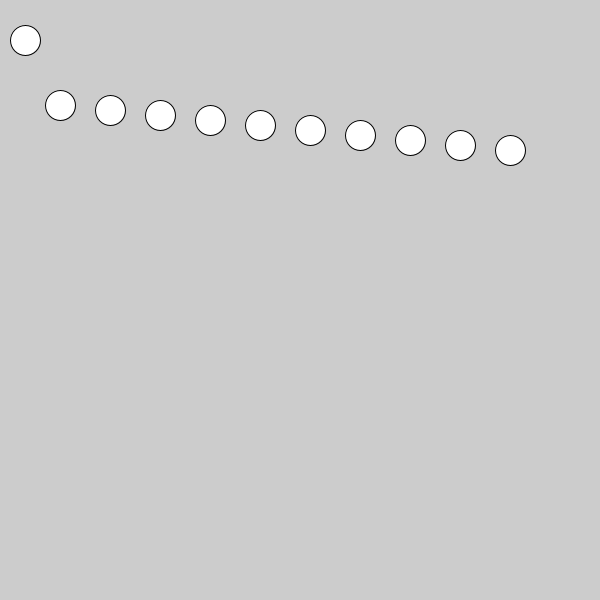
Frame 1 (no input)
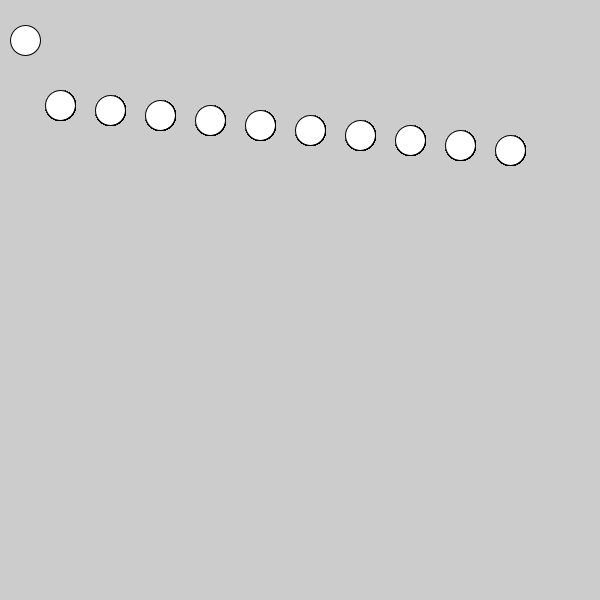
Frame 60 (the mouse pressed at the canvas centre just before this capture)
Frame 120 (the mouse held since frame 60 and released just before this capture): identical to frame 60, image omitted

The Processing sketch that drew these frames (run headless with seeded random() and noise(); from frame 60 on, the mouse is pressed at the canvas centre):

// Processing sketch: TaskFour
// ── TaskFour.pde
Circle[] circles;

void setup() {
  size(600, 600);
  circles = new Circle[10];

  for (int i = 1; i <= 10; i++) {
    circles[i-1] = new Circle(50*i, 5*i);
  }

  Circle testCircle = new Circle(25, 40);
  testCircle.display();
}

void draw() {
  for (Circle c : circles) {
    c.move(10, 100);
  }
}

// ── Circle.pde
class Circle {
  int xposition;
  int yposition;

  Circle(int conXPosition, int conYPosition) {
    xposition = conXPosition;
    yposition = conYPosition;
  }

  void display() {
    ellipse(xposition, yposition, 30, 30);
  }

  void move(int xPosAdd, int yPosAdd) {
    ellipse(xposition + xPosAdd, yposition + yPosAdd, 30, 30);
  }
}
